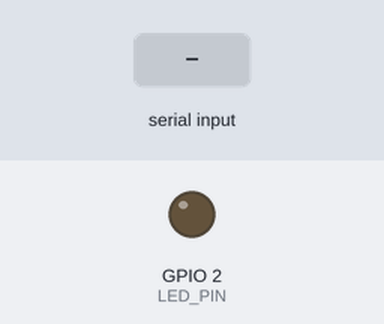
Bench run of a sketch on a simulated ESP32. On the bench: output pins drawn as LEDs (lit = HIGH). Dashed ring = blinking. Inputs (shaded band) come from the test bench. Nothing arrives over Bluetooth unless stated; what the sketch prints to the serial monitor is not drawn.

Above: at 1.2 s.
1.3 s: "blink\n" received over the second serial link
At 1.55 s:
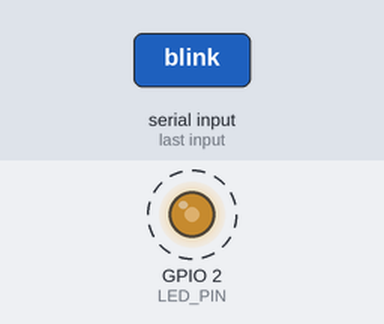
4.3 s: "on\n" received over the second serial link
At 5.2 s:
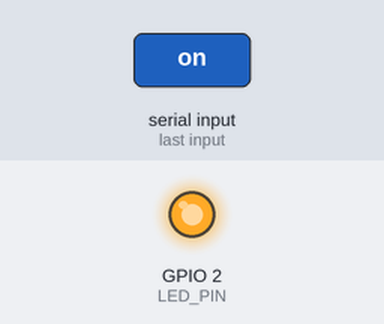
5.8 s: "duty 90\n" received over the second serial link
At 6.4 s:
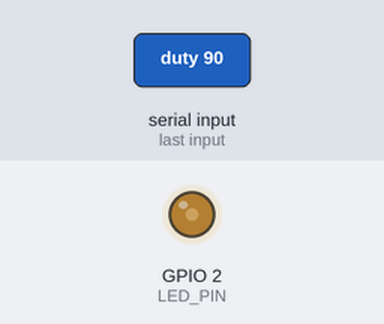
Timing chart, 0 to 8.8 s (numbered marks = the images above; inputs shaded):
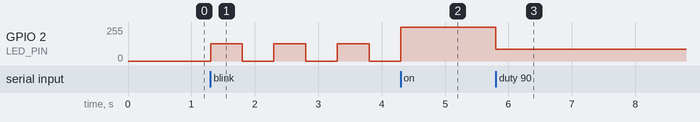

Measured:
- after the input at 1.3 s, GPIO 2 (LED_PIN): alternates 128/255 for 0.50 s and 0/255 for 0.50 s, starting at once
- after the input at 5.8 s, GPIO 2 (LED_PIN): 255/255 → 90/255 at once

The sketch:

P07_Bluetooth_Remote_Light.ino
```cpp
/*
 * P07_Bluetooth_Remote_Light
 * 蓝牙遥控灯
 *
 * 学习目标：
 * 1. 理解经典蓝牙串口（BluetoothSerial / SPP）的工作方式
 * 2. 学会用手机 APP 通过蓝牙无线控制 ESP32
 * 3. 掌握用 PWM 调节 LED 亮度的方法
 * 4. 学会解析字符串命令并执行不同动作
 *
 * 前置知识：
 * - PWM（Pulse Width Modulation，脉宽调制）：让引脚快速在高/低电平之间切换，
 *   通过改变高电平所占时间比例（占空比）来模拟不同的亮度。
 * - SPP（Serial Port Profile，串口端口配置文件）：把蓝牙模拟成"无线串口"，
 *   手机和 ESP32 之间可以像串口一样收发文本。
 *
 * 硬件连接：
 * - ESP32 GPIO2  →  LED 正极（长脚）
 * - LED 负极（短脚） →  330Ω 电阻  →  GND
 *
 * 手机端：
 * - 安卓手机可安装 "Serial Bluetooth Terminal" 或 "蓝牙串口" APP。
 * - iOS 对经典蓝牙支持有限，建议使用 BLE 项目。
 */

// 引入经典蓝牙串口库
// BluetoothSerial 把 ESP32 变成一个蓝牙串口设备，手机可以连上来发文字
#include "BluetoothSerial.h"

// LED 引脚定义
// GPIO2 是大多数 ESP32 开发板自带的板载 LED 引脚，方便测试
#define LED_PIN 2

// PWM（脉宽调制）通道和参数
// ESP32 Arduino 3.x 中，ledcAttach() 会自动分配通道，不需要手动指定通道号
#define PWM_FREQUENCY 5000  // PWM 频率 5kHz，LED 调光用这个频率比较平滑
#define PWM_RESOLUTION 8    // 分辨率 8 位，占空比范围 0 ~ 255

// 蓝牙设备名称，手机搜索时会看到这个名字
#define BT_DEVICE_NAME "ESP32_Remote_Light"

// 创建蓝牙串口对象
// BluetoothSerial 继承自 Stream，因此可以像 Serial 一样使用 print/read 等函数
BluetoothSerial SerialBT;

// 当前 LED 亮度，范围 0 ~ 255
// 0 表示完全熄灭，255 表示最亮
uint8_t current_duty = 0;

// 闪烁模式标志
// true：进入闪烁模式；false：正常控制模式
bool blink_mode = false;

// 记录上一次闪烁状态翻转的时间（毫秒）
// 用于非阻塞式闪烁，避免使用 delay() 阻塞蓝牙命令处理
unsigned long last_blink_time = 0;

// 闪烁间隔（毫秒）
#define BLINK_INTERVAL 500

// 从蓝牙接收到的完整命令字符串
// String 类方便拼接字符，适合这种短命令场景
String bt_command = "";

// setup() 只在上电或复位后执行一次，完成初始化工作
void setup() {
  // 初始化串口监视器，波特率 115200
  // 用于在电脑上观察调试输出
  Serial.begin(115200);

  // 将 LED 引脚绑定到 PWM 功能
  // ledcAttach(pin, freq, resolution) 是 ESP32 Arduino 3.x 的新写法
  // 它会自动分配 PWM 通道，并把指定引脚和该通道关联起来
  // 旧版的 ledcSetup() + ledcAttachPin() 已经被废弃，不建议使用
  ledcAttach(LED_PIN, PWM_FREQUENCY, PWM_RESOLUTION);

  // 初始状态熄灭 LED
  // ledcWrite(pin, duty) 设置指定引脚的 PWM 占空比
  // 占空比 = duty / (2^分辨率 - 1)，这里是 duty / 255
  ledcWrite(LED_PIN, 0);

  // 启动蓝牙串口，并设置设备名称
  // 手机搜索蓝牙时会看到 "ESP32_Remote_Light"，点击连接即可
  SerialBT.begin(BT_DEVICE_NAME);

  Serial.println("蓝牙遥控灯已启动");
  Serial.print("设备名称：");
  Serial.println(BT_DEVICE_NAME);
  Serial.println("等待手机连接...");
  Serial.println("可用命令：on / off / duty 0~255 / blink");
}

// loop() 会不断循环执行，负责读取蓝牙命令并更新 LED 状态
void loop() {
  // 1. 读取蓝牙串口收到的数据
  // available() 返回当前缓冲区中可读取的字节数
  while (SerialBT.available()) {
    // 每次读取一个字符
    char c = SerialBT.read();

    // 有些 APP 发送命令会带换行符 \n 或回车符 \r
    // 遇到换行或回车，说明一条命令接收完成
    if (c == '\n' || c == '\r') {
      // 只有命令非空才处理，避免连续空行
      if (bt_command.length() > 0) {
        // 处理这条命令
        processCommand(bt_command);
        // 清空命令缓冲区，准备接收下一条
        bt_command = "";
      }
    } else {
      // 把字符追加到命令缓冲区
      bt_command += c;
    }
  }

  // 2. 如果处于闪烁模式，按时间间隔切换 LED 亮灭
  // 使用 millis() 做非阻塞闪烁，这样即使闪烁也不会漏掉蓝牙命令
  if (blink_mode) {
    unsigned long now = millis();
    if (now - last_blink_time >= BLINK_INTERVAL) {
      last_blink_time = now;

      // 如果当前是亮的就熄灭，如果是灭的就按 current_duty 亮度点亮
      // 这里用 current_duty 控制闪烁时的亮度，默认熄灭时为 0
      static bool blink_state = false;
      blink_state = !blink_state;

      if (blink_state) {
        // 闪烁时用一个适中的亮度，如果 current_duty 为 0 则用 128
        uint8_t blink_duty = (current_duty > 0) ? current_duty : 128;
        ledcWrite(LED_PIN, blink_duty);
      } else {
        ledcWrite(LED_PIN, 0);
      }
    }
  }
}

// processCommand 用于解析并执行蓝牙发送来的命令
// 参数 cmd：从手机接收到的字符串命令
void processCommand(String cmd) {
  // 先把命令统一转成小写，方便判断，避免 "ON" 和 "on" 被当成不同命令
  cmd.toLowerCase();

  // 去掉首尾空格，防止 APP 自动添加空格导致命令不匹配
  cmd.trim();

  Serial.print("收到命令：");
  Serial.println(cmd);

  // 把命令也回传给手机，方便用户在 APP 里看到确认信息
  SerialBT.print("收到：");
  SerialBT.println(cmd);

  // 命令：on —— 点亮 LED，使用上一次的亮度（默认 255）
  if (cmd == "on") {
    blink_mode = false;                 // 退出闪烁模式
    current_duty = (current_duty == 0) ? 255 : current_duty;
    ledcWrite(LED_PIN, current_duty);
    SerialBT.println("LED 已点亮");
    return;
  }

  // 命令：off —— 熄灭 LED
  if (cmd == "off") {
    blink_mode = false;                 // 退出闪烁模式
    ledcWrite(LED_PIN, 0);
    SerialBT.println("LED 已熄灭");
    return;
  }

  // 命令：blink —— 让 LED 以当前亮度闪烁
  if (cmd == "blink") {
    blink_mode = true;
    SerialBT.println("LED 开始闪烁，发送 on/off 停止");
    return;
  }

  // 命令：duty XXX —— 设置 LED 亮度占空比，XXX 为 0 ~ 255 的数字
  // 例如：duty 50 表示比较暗，duty 255 表示最亮
  if (cmd.startsWith("duty ")) {
    // 提取 "duty " 后面的数字字符串
    String value_str = cmd.substring(5);

    // toInt() 把字符串转成整数
    int value = value_str.toInt();

    // 限制范围在 0 ~ 255 之间，防止用户输入过大或负数
    if (value < 0) value = 0;
    if (value > 255) value = 255;

    current_duty = (uint8_t)value;
    blink_mode = false;                 // 退出闪烁模式，让亮度设置立即生效
    ledcWrite(LED_PIN, current_duty);

    SerialBT.print("LED 占空比已设为：");
    SerialBT.println(current_duty);
    return;
  }

  // 如果命令不认识，给出提示
  SerialBT.println("未知命令。可用命令：on / off / duty 0~255 / blink");
}

/*
 * 扩展挑战：
 * 1. 增加 "fade" 命令，让 LED 在 0% 和 100% 之间做呼吸灯效果。
 * 2. 增加多个 LED 控制，例如 "red on" / "blue duty 100"，实现 RGB 调色。
 * 3. 增加密码验证，只有发送正确密码后才执行控制命令，提高安全性。
 */
```
